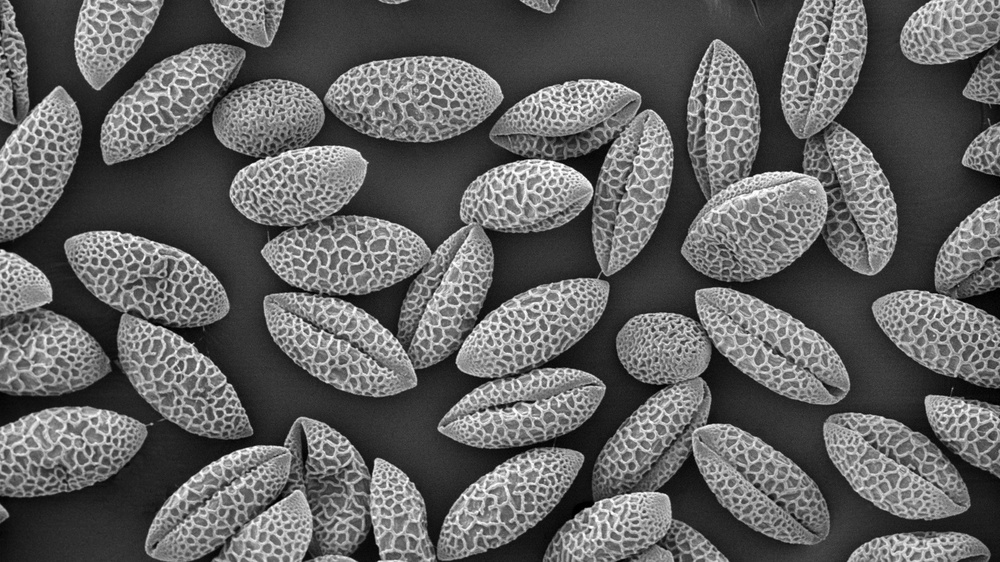
%> input picture seeds.jpg, 1000 x 562 px, shrunk from 1920 x 1080 before the run
$ octave imagebit.m   (GNU Octave 9; MATLAB toolbox functions it lacks are replaced by stand-ins)
%> lines starting %> are read from the running program, lines starting %| are printed output that depends on the picture; in (x1, y1, x2, y2) boxes, pixels count from 0 and x2, y2 are one past the last pixel; in counts of white or black regions, pixels touching at a corner belong together; the program's own positions count from 1
clc
 clear all
 im =imread('seeds.jpg');
%> im is the input picture: size 562x1000x3 uint8; min 0, max 255, mean 98.4
c=double(im);
k=mod(c,2);
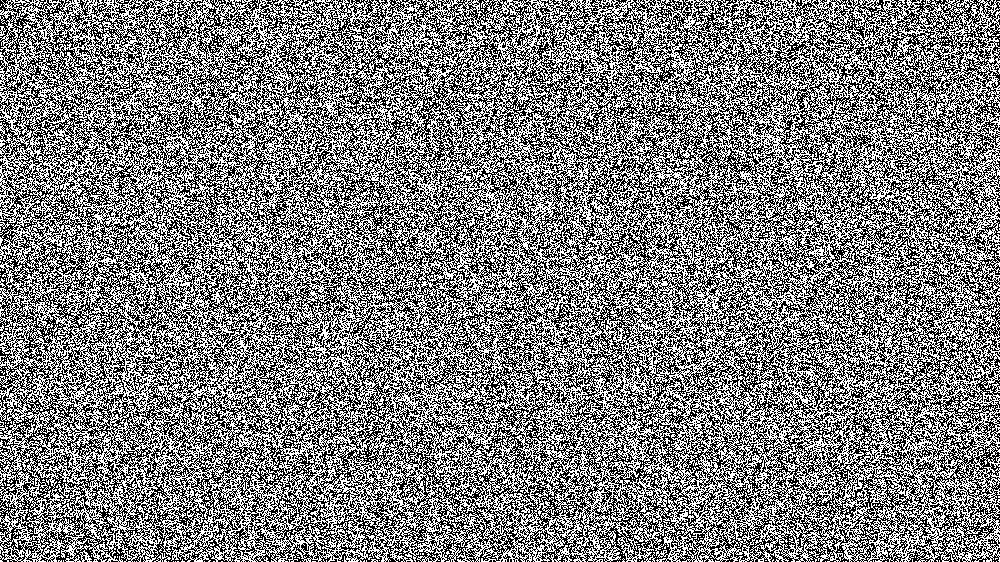
%> k: size 562x1000x3 double; values 0 (black) and 1 (white), 50% white; black in thin lines or dots
k1=mod(floor(c/2),2);
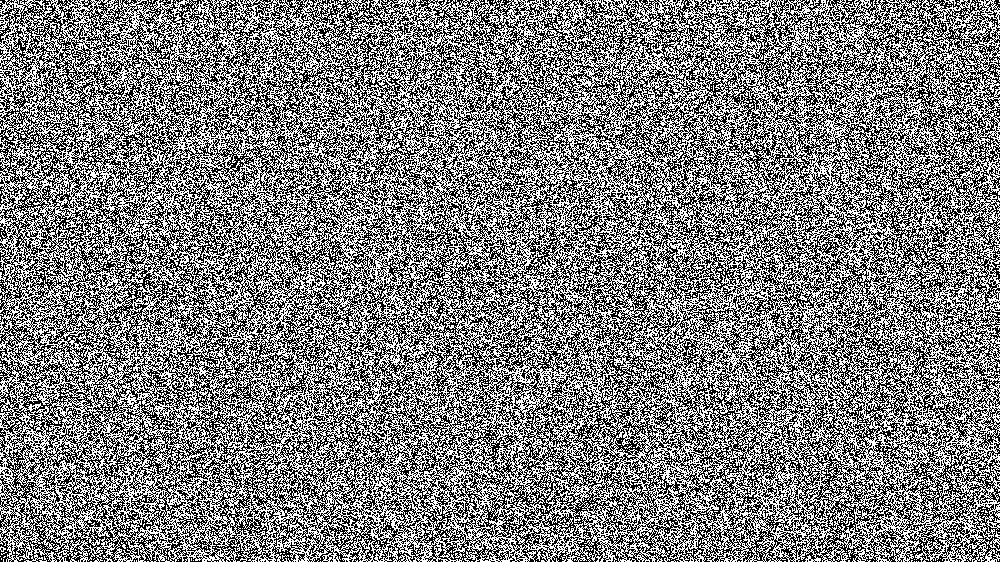
%> k1: size 562x1000x3 double; values 0 (black) and 1 (white), 50% white; black in thin lines or dots
k2=mod(floor(c/4),2);
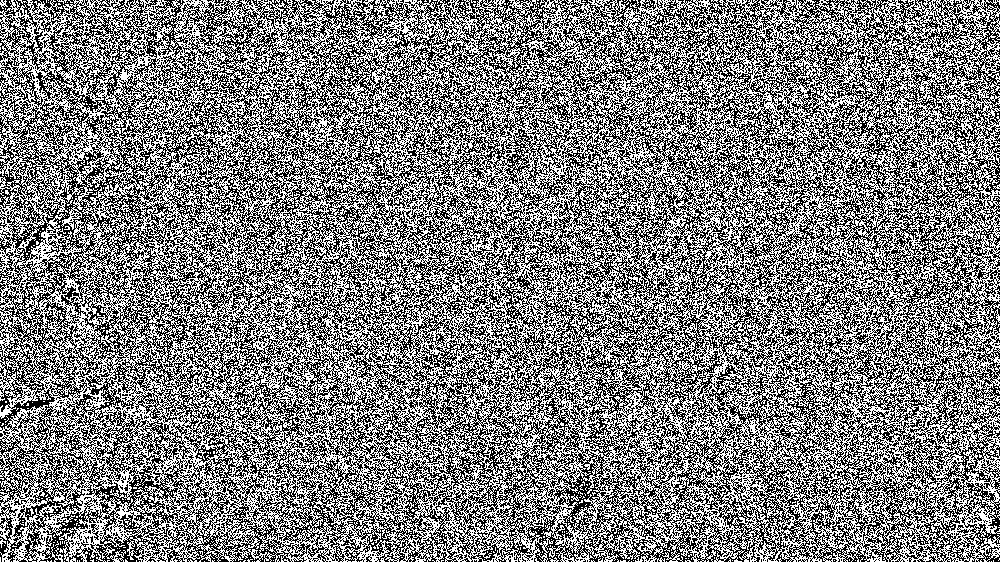
%> k2: size 562x1000x3 double; values 0 (black) and 1 (white), 50% white; black in thin lines or dots
k3=mod(floor(c/8),2);
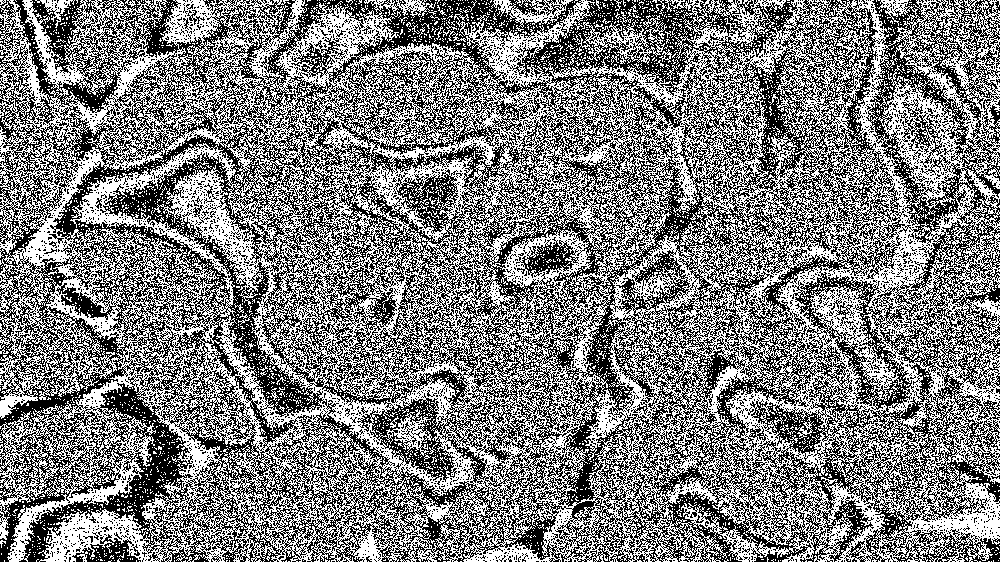
%> k3: size 562x1000x3 double; values 0 (black) and 1 (white), 49.7% white in thin lines or dots
k4=mod(floor(c/16),2);
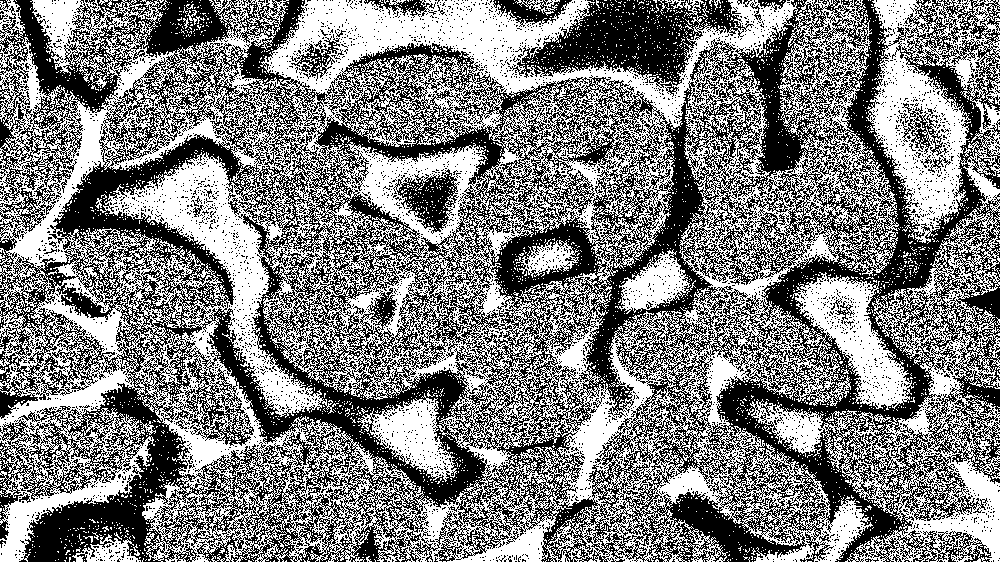
%> k4: size 562x1000x3 double; values 0 (black) and 1 (white), 50.5% white; 4778 black regions (4732 under 20 px), largest, box (x1, y1, x2, y2) and area: (0, 0, 1000, 562) 251696, (508, 0, 754, 97) 10063, (393, 169, 460, 234) 1962
k5=mod(floor(c/64),2);
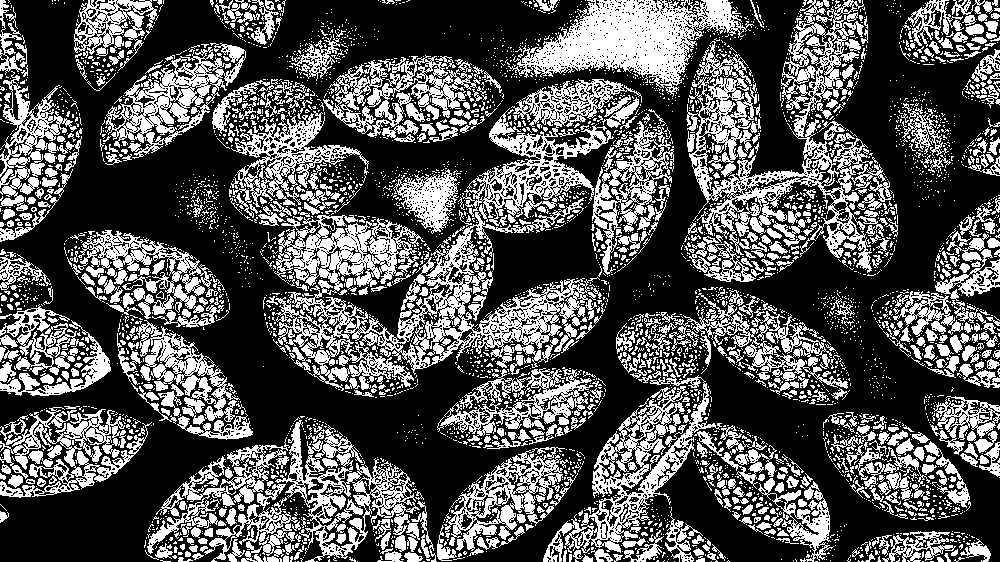
%> k5: size 562x1000x3 double; values 0 (black) and 1 (white), 34.1% white; 4514 white regions (3852 under 20 px), largest, box (x1, y1, x2, y2) and area: (272, 198, 600, 391) 19680, (686, 0, 872, 273) 13191, (508, 0, 754, 97) 10174
k6=mod(floor(c/128),2);
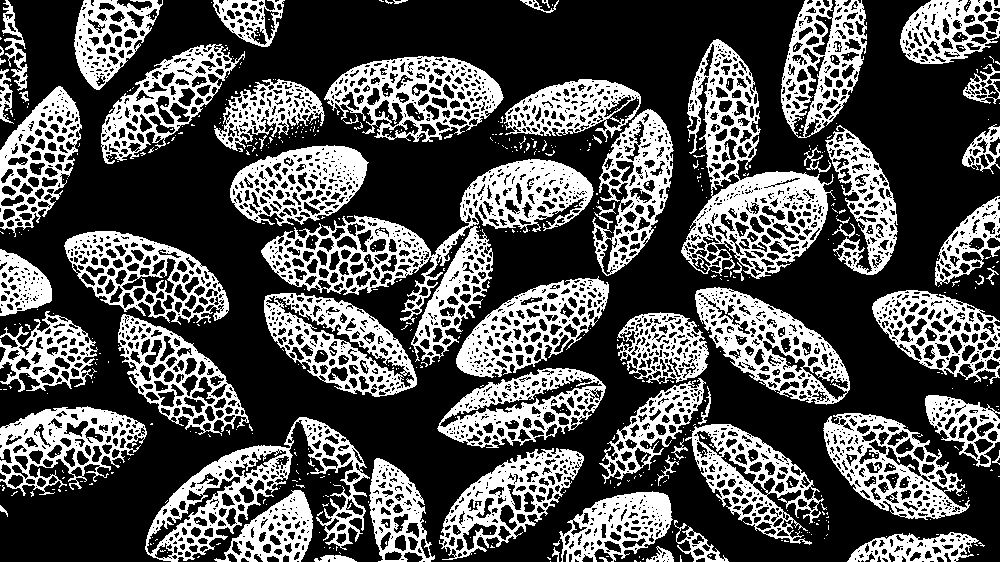
%> k6: size 562x1000x3 double; values 0 (black) and 1 (white), 33% white; 695 white regions (624 under 20 px), largest, box (x1, y1, x2, y2) and area: (681, 39, 835, 279) 11788, (261, 159, 594, 323) 11547, (145, 417, 370, 562) 8067
subplot(241);
imshow(im);
subplot(242);
imshow(k);
subplot(243);
imshow(k1);
subplot(244);
imshow(k2);
subplot(245);
imshow(k3);
subplot(246);
imshow(k4);
subplot(247);
imshow(k5);
subplot(248);
imshow(k6);

$ run again, with ashish.jpg copied over seeds.jpg
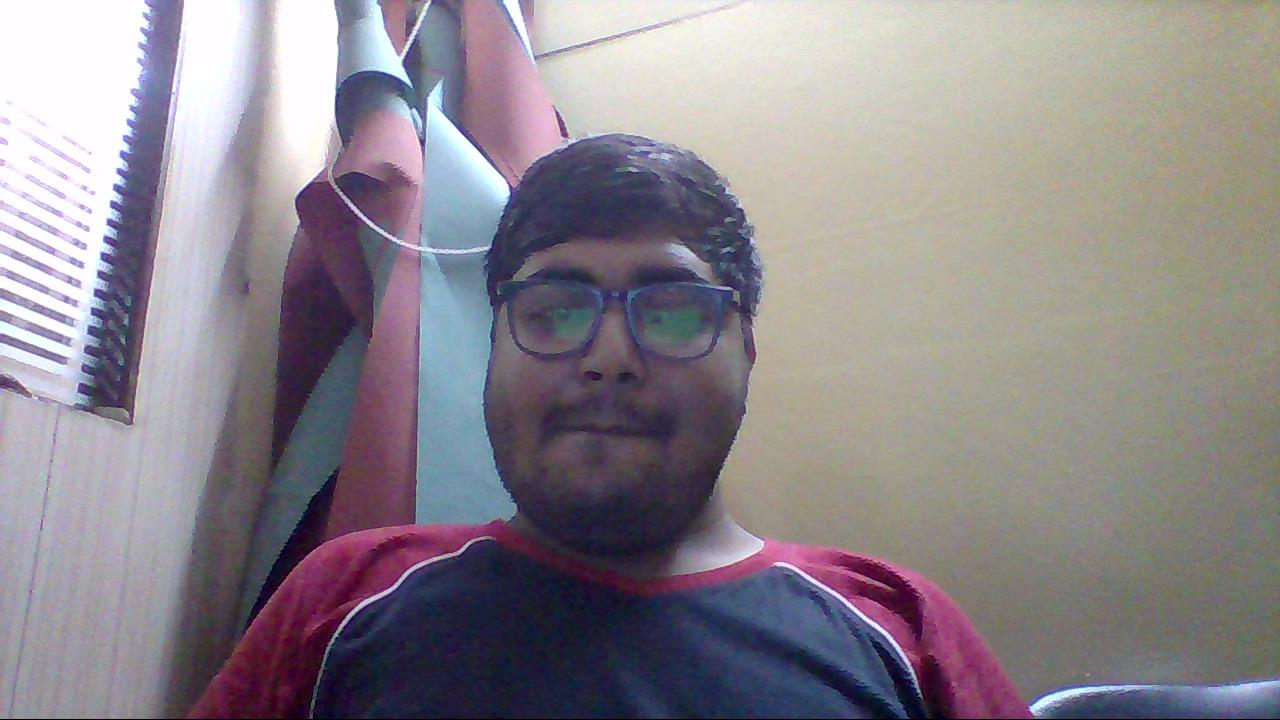
%> input picture ashish.jpg, 1280 x 720 px
%> im is the input picture: size 720x1280x3 uint8; mean R, G, B 140.1, 133.6, 140.1
%> `k5=mod(floor(c/64),2);`:
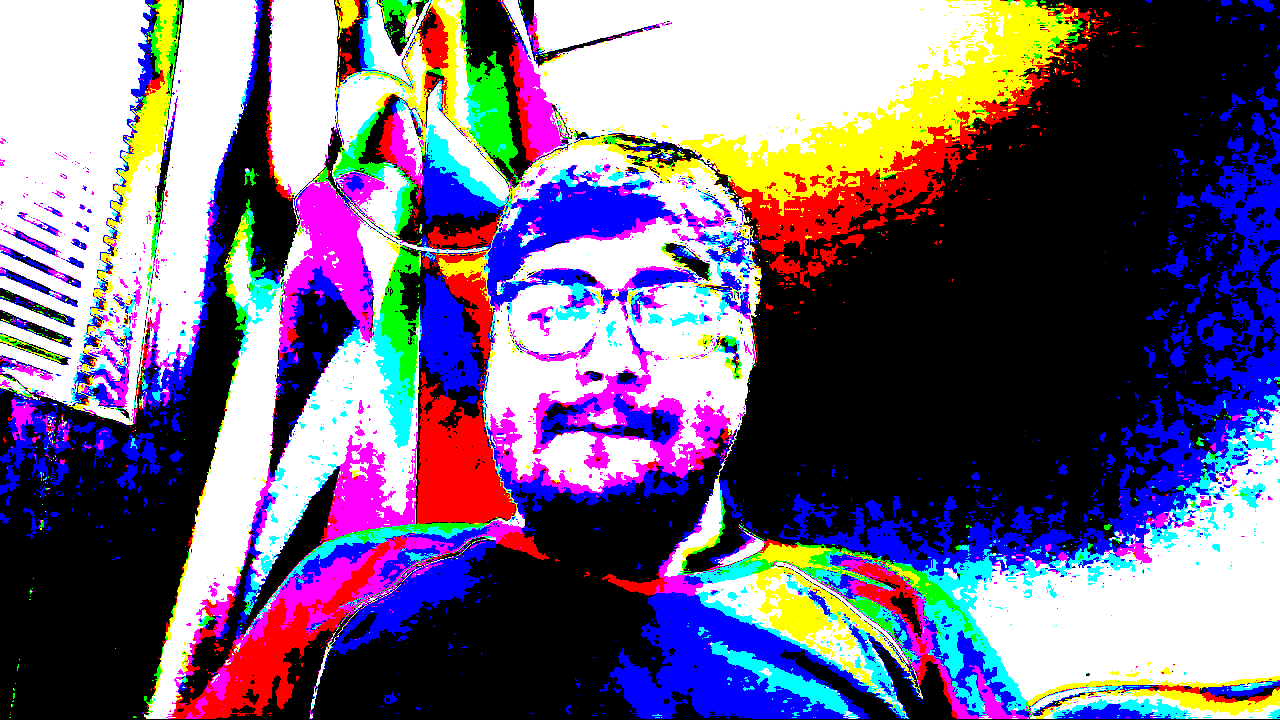
%> k5: size 720x1280x3 double; mean R, G, B 0.446, 0.403, 0.5
%> `k6=mod(floor(c/128),2);`:
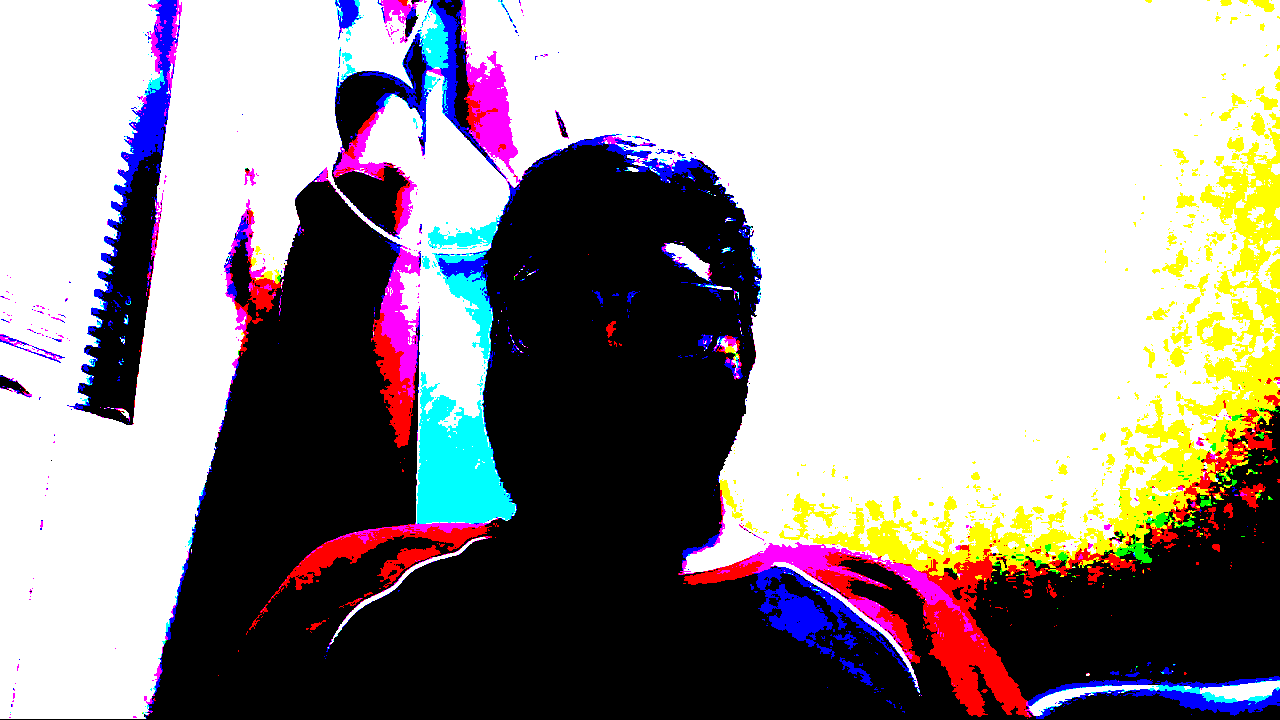
%> k6: size 720x1280x3 double; mean R, G, B 0.605, 0.579, 0.583

$ run again, with flower.jpg copied over seeds.jpg
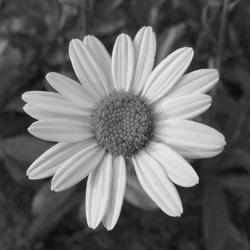
%> input picture flower.jpg, 250 x 250 px
%> im is the input picture: size 250x250 uint8; min 1, max 244, mean 102.8
%> `k=mod(c,2);`:
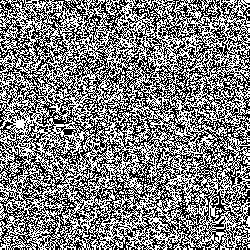
%> k: size 250x250 double; values 0 (black) and 1 (white), 49.9% white in thin lines or dots
%> k1: size 250x250 double; values 0 (black) and 1 (white), 50.6% white; black in thin lines or dots
%> k2: size 250x250 double; values 0 (black) and 1 (white), 50.3% white; black in thin lines or dots
%> k3: size 250x250 double; values 0 (black) and 1 (white), 49.1% white in thin lines or dots
%> k4: size 250x250 double; values 0 (black) and 1 (white), 50.4% white; 253 black regions (216 under 20 px), largest, box (x1, y1, x2, y2) and area: (0, 0, 250, 250) 25874, (182, 109, 237, 152) 1017, (106, 0, 148, 90) 694
%> k5: size 250x250 double; values 0 (black) and 1 (white), 35.8% white; 109 white regions (82 under 20 px), largest, box (x1, y1, x2, y2) and area: (79, 0, 227, 231) 10748, (0, 0, 126, 86) 3313, (157, 74, 225, 149) 2748
%> `k6=mod(floor(c/128),2);`:
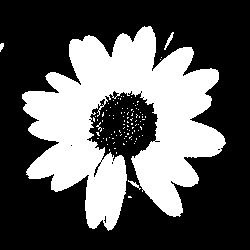
%> k6: size 250x250 double; values 0 (black) and 1 (white), 35% white; 100 white regions (96 under 20 px), largest, box (x1, y1, x2, y2) and area: (22, 26, 226, 231) 21527, (164, 32, 174, 50) 52, (128, 180, 141, 190) 36, (0, 43, 4, 52) 25
